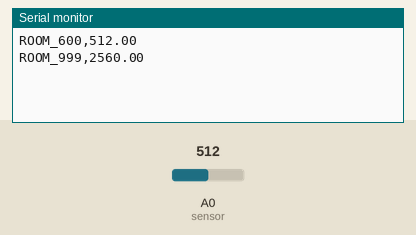
A sketch run on a simulated Arduino Uno, built with avr-gcc and run on an emulated ATmega328P. Shown: the last lines printed to the serial monitor. The inputs (shaded band) are chosen by the test bench; at power-on: A0 (sensor) = 512.

Above: at 1.8 s.
1.9 s: A0 (sensor) set to 716
At 2.8 s:
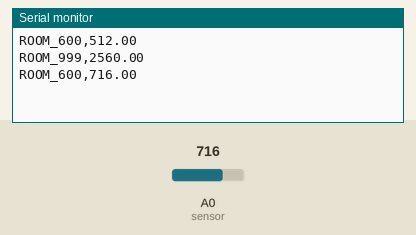
3.4 s: A0 (sensor) set to 900
At 4.7 s:
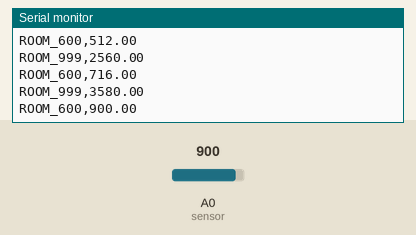
Timing chart, 0 to 6.4 s (numbered marks = the images above; inputs shaded):
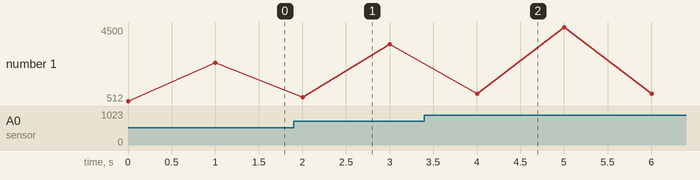

The sketch:

sensor_node.ino
```cpp
/*
 * File:   sensor_node.ino
 * Author: Jan Molina
 *
 * Description:
 *
 *   Code that executes on a sensor node.
 *
 * Data transmission format:
 *
 *   IDENTITY,VALUE
 *
 * Created on November 17, 2023, 8:25 PM
 */
#define BUFLEN  64

String identity1 = "ROOM_600";  // hard-coded sensor identity
String identity2 = "ROOM_999";
char outbuf[BUFLEN];
int  anval = 0;
int counter = 0;

void setup()
{
  Serial.begin(9600);
}

void sensor_transmit(String identity, double value)
{
  // Send the data out to the Xbee
  Serial.print(identity + ",");
  Serial.print(value);
  Serial.print("\n");
}

void loop()
{
  anval = analogRead(A0);  // Read something from a sensor
  double val1 = anval;
  double val2 = anval * 5;
  if ((counter % 2) == 0) {
    sensor_transmit(identity1, val1);
  } else {
    sensor_transmit(identity2, val2);
  }

  delay(1000);

  counter++;
}
```

Measured:
- after the input at 1.9 s, the serial monitor: prints a new line after 0.10 s (image 1)
- after the input at 3.4 s, the serial monitor: prints a new line after 0.60 s (image 2)
- plotted number 1: 2560 → 3580 after the input at 1.9 s, 3580 → 900 after the input at 3.4 s
